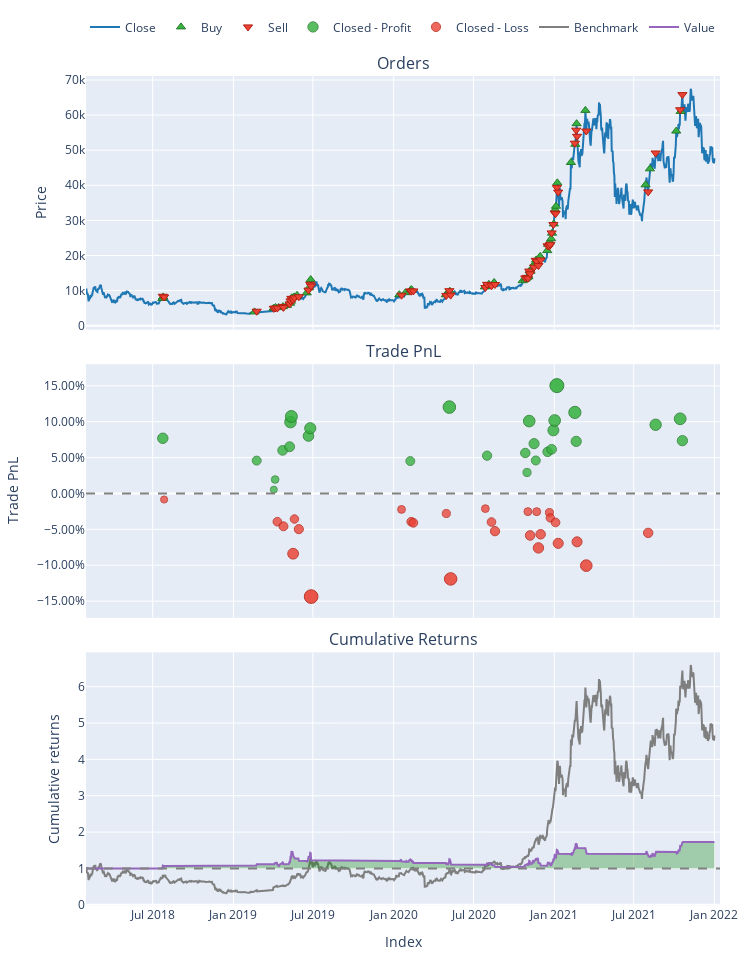

Notebook cell for this chart:
### Code cell
port.plot().show()

### Figure 1 — Plotly figure (JSON) as saved in the notebook; plotly's stock layout.template omitted (floating-point values rounded to 4 significant figures; data arrays with more than 128 entries replaced by an {"elided": "..."} marker saying what was removed)
{"data": [{"legendgroup": "0", "line": {"color": "#1f77b4"}, "name": "Close", "showlegend": true, "type": "scatter", "uid": "eeef7fd0-f550-40b5-9dc6-ad43eef0c07b", "x": {"elided": "1433 str values"}, "xaxis": "x", "y": {"elided": "1433 float values"}, "yaxis": "y"}, {"customdata": {"elided": "55x3 float values"}, "hovertemplate": "Order Id: %{customdata[0]}<br>Timestamp: %{x}<br>Price: %{y}<br>Size: %{customdata[1]:.6f}<br>Fees: %{customdata[2]:.6f}", "legendgroup": "1", "marker": {"color": "#37B13F", "line": {"color": "rgb(38,123,44)", "width": 1}, "size": 8, "symbol": "triangle-up"}, "mode": "markers", "name": "Buy", "type": "scatter", "uid": "d0486f97-a499-44cd-99c2-5a316ef5cb51", "x": ["2018-07-23T00:00:00", "2018-07-25T00:00:00", "2019-02-18T00:00:00", "2019-04-02T00:00:00", "2019-04-04T00:00:00", "2019-04-07T00:00:00", "2019-04-14T00:00:00", "2019-04-24T00:00:00", "2019-05-03T00:00:00", "2019-05-10T00:00:00", "2019-05-12T00:00:00", "2019-05-14T00:00:00", "2019-05-19T00:00:00", "2019-05-26T00:00:00", "2019-06-17T00:00:00", "2019-06-22T00:00:00", "2019-06-26T00:00:00", "2020-01-14T00:00:00", "2020-01-28T00:00:00", "2020-02-09T00:00:00", "2020-02-11T00:00:00", "2020-04-29T00:00:00", "2020-05-01T00:00:00", "2020-05-08T00:00:00", "2020-07-27T00:00:00", "2020-07-29T00:00:00", "2020-08-05T00:00:00", "2020-08-17T00:00:00", "2020-10-21T00:00:00", "2020-10-28T00:00:00", "2020-11-01T00:00:00", "2020-11-03T00:00:00", "2020-11-06T00:00:00", "2020-11-08T00:00:00", "2020-11-17T00:00:00", "2020-11-21T00:00:00", "2020-11-23T00:00:00", "2020-11-30T00:00:00", "2020-12-16T00:00:00", "2020-12-18T00:00:00", "2020-12-22T00:00:00", "2020-12-25T00:00:00", "2020-12-27T00:00:00", "2020-12-31T00:00:00", "2021-01-03T00:00:00", "2021-01-05T00:00:00", "2021-01-08T00:00:00", "2021-02-08T00:00:00", "2021-02-18T00:00:00", "2021-02-21T00:00:00", "2021-03-13T00:00:00", "2021-07-28T00:00:00", "2021-08-07T00:00:00", "2021-10-06T00:00:00", "2021-10-16T00:00:00"], "xaxis": "x", "y": [7740.0, 8196.0, 3908.0, 4869.0, 4911.0, 5183.0, 5144.0, 5429.0, 5787.0, 6389.0, 6985.0, 7967.0, 8169.0, 8636.0, 9337.0, 10760.0, 13130.0, 8832.0, 9398.0, 10180.0, 10250.0, 8801.0, 8849.0, 9825.0, 11060.0, 11130.0, 11770.0, 12310.0, 12810.0, 13300.0, 13800.0, 14060.0, 15620.0, 15510.0, 17700.0, 18750.0, 18410.0, 19750.0, 21390.0, 23170.0, 23870.0, 24770.0, 26350.0, 29000.0, 33080.0, 34030.0, 40680.0, 46490.0, 51680.0, 57550.0, 61340.0, 40120.0, 44680.0, 55450.0, 61030.0], "yaxis": "y"}, {"customdata": {"elided": "55x3 float values"}, "hovertemplate": "Order Id: %{customdata[0]}<br>Timestamp: %{x}<br>Price: %{y}<br>Size: %{customdata[1]:.6f}<br>Fees: %{customdata[2]:.6f}", "legendgroup": "2", "marker": {"color": "#EA4335", "line": {"color": "rgb(181,31,18)", "width": 1}, "size": 8, "symbol": "triangle-down"}, "mode": "markers", "name": "Sell", "type": "scatter", "uid": "736cbbe7-4665-4178-9efb-ce5371279a37", "x": ["2018-07-24T00:00:00", "2018-07-27T00:00:00", "2019-02-23T00:00:00", "2019-04-03T00:00:00", "2019-04-06T00:00:00", "2019-04-11T00:00:00", "2019-04-23T00:00:00", "2019-04-25T00:00:00", "2019-05-09T00:00:00", "2019-05-11T00:00:00", "2019-05-13T00:00:00", "2019-05-17T00:00:00", "2019-05-20T00:00:00", "2019-05-30T00:00:00", "2019-06-21T00:00:00", "2019-06-25T00:00:00", "2019-06-27T00:00:00", "2020-01-19T00:00:00", "2020-02-08T00:00:00", "2020-02-10T00:00:00", "2020-02-15T00:00:00", "2020-04-30T00:00:00", "2020-05-07T00:00:00", "2020-05-10T00:00:00", "2020-07-28T00:00:00", "2020-08-01T00:00:00", "2020-08-11T00:00:00", "2020-08-19T00:00:00", "2020-10-27T00:00:00", "2020-10-31T00:00:00", "2020-11-02T00:00:00", "2020-11-05T00:00:00", "2020-11-07T00:00:00", "2020-11-16T00:00:00", "2020-11-20T00:00:00", "2020-11-22T00:00:00", "2020-11-26T00:00:00", "2020-12-01T00:00:00", "2020-12-17T00:00:00", "2020-12-21T00:00:00", "2020-12-23T00:00:00", "2020-12-26T00:00:00", "2020-12-30T00:00:00", "2021-01-02T00:00:00", "2021-01-04T00:00:00", "2021-01-07T00:00:00", "2021-01-10T00:00:00", "2021-02-17T00:00:00", "2021-02-20T00:00:00", "2021-02-22T00:00:00", "2021-03-15T00:00:00", "2021-08-03T00:00:00", "2021-08-20T00:00:00", "2021-10-15T00:00:00", "2021-10-20T00:00:00"], "xaxis": "x", "y": [8376.0, 8168.0, 4107.0, 4920.0, 5031.0, 5005.0, 5480.0, 5207.0, 6194.0, 7059.0, 7771.0, 7337.0, 7918.0, 8249.0, 10130.0, 11790.0, 11300.0, 8680.0, 9870.0, 9827.0, 9880.0, 8598.0, 9961.0, 8701.0, 10880.0, 11770.0, 11360.0, 11730.0, 13600.0, 13760.0, 13520.0, 15550.0, 14780.0, 16670.0, 18610.0, 18370.0, 17110.0, 18720.0, 22740.0, 22660.0, 23170.0, 26430.0, 28800.0, 32100.0, 31910.0, 39330.0, 38050.0, 51990.0, 55700.0, 53950.0, 55470.0, 38110.0, 49200.0, 61520.0, 65840.0], "yaxis": "y"}, {"customdata": [[0, 0, 7.676, 0.07695], [2, 2, 4.88, 0.04582], [3, 3, 0.6029, 0.005414], [4, 4, 2.178, 0.01945], [6, 6, 6.585, 0.06005], [8, 8, 7.219, 0.06507], [9, 9, 11.75, 0.09949], [10, 10, 13.94, 0.1073], [14, 14, 9.68, 0.08017], [15, 15, 11.86, 0.09098], [18, 18, 5.382, 0.04517], [22, 22, 13.43, 0.1204], [25, 25, 5.678, 0.05267], [28, 28, 5.828, 0.05644], [29, 29, 3.193, 0.02927], [31, 31, 11.04, 0.1009], [33, 33, 7.877, 0.06946], [34, 34, 5.581, 0.04602], [38, 38, 6.254, 0.05802], [41, 41, 6.601, 0.06155], [42, 42, 10.01, 0.08798], [43, 43, 12.59, 0.1017], [45, 45, 19.67, 0.1503], [47, 47, 15.82, 0.113], [48, 48, 11.31, 0.07259], [52, 52, 12.7, 0.09579], [53, 53, 15.12, 0.1041], [54, 54, 11.8, 0.0736]], "hovertemplate": "Exit Trade Id: %{customdata[0]}<br>Position Id: %{customdata[1]}<br>Exit Timestamp: %{x}<br>PnL: %{customdata[2]:.6f}<br>Return: %{customdata[3]:.2%}", "legendgroup": "3", "marker": {"color": "#37B13F", "line": {"color": "rgb(38,123,44)", "width": 1}, "opacity": [0.8241, 0.7918, 0.75, 0.7645, 0.8066, 0.8118, 0.8474, 0.8555, 0.8274, 0.8386, 0.7912, 0.869, 0.7989, 0.8028, 0.7747, 0.8488, 0.8163, 0.792, 0.8045, 0.8081, 0.8355, 0.8497, 0.9, 0.8613, 0.8195, 0.8436, 0.8522, 0.8206], "size": [10.46, 8.952, 7, 7.678, 9.639, 9.882, 11.54, 11.92, 10.61, 11.13, 8.921, 12.55, 9.283, 9.465, 8.153, 11.61, 10.09, 8.962, 9.541, 9.712, 10.99, 11.65, 14, 12.2, 10.25, 11.37, 11.77, 10.29], "symbol": "circle"}, "mode": "markers", "name": "Closed - Profit", "type": "scatter", "uid": "c297320c-4f22-42ce-a080-574275d659ce", "x": ["2018-07-24T00:00:00", "2019-02-23T00:00:00", "2019-04-03T00:00:00", "2019-04-06T00:00:00", "2019-04-23T00:00:00", "2019-05-09T00:00:00", "2019-05-11T00:00:00", "2019-05-13T00:00:00", "2019-06-21T00:00:00", "2019-06-25T00:00:00", "2020-02-08T00:00:00", "2020-05-07T00:00:00", "2020-08-01T00:00:00", "2020-10-27T00:00:00", "2020-10-31T00:00:00", "2020-11-05T00:00:00", "2020-11-16T00:00:00", "2020-11-20T00:00:00", "2020-12-17T00:00:00", "2020-12-26T00:00:00", "2020-12-30T00:00:00", "2021-01-02T00:00:00", "2021-01-07T00:00:00", "2021-02-17T00:00:00", "2021-02-20T00:00:00", "2021-08-20T00:00:00", "2021-10-15T00:00:00", "2021-10-20T00:00:00"], "xaxis": "x2", "y": [0.07695, 0.04582, 0.005414, 0.01945, 0.06005, 0.06507, 0.09949, 0.1073, 0.08017, 0.09098, 0.04517, 0.1204, 0.05267, 0.05644, 0.02927, 0.1009, 0.06946, 0.04602, 0.05802, 0.06155, 0.08798, 0.1017, 0.1503, 0.113, 0.07259, 0.09579, 0.1041, 0.0736], "yaxis": "y2"}, {"customdata": [[1, 1, -0.9028, -0.008405], [5, 5, -4.489, -0.03933], [7, 7, -5.316, -0.04574], [11, 11, -12.07, -0.08394], [12, 12, -4.689, -0.03559], [13, 13, -6.316, -0.04971], [16, 16, -20.44, -0.1437], [17, 17, -2.702, -0.02218], [19, 19, -4.894, -0.0393], [20, 20, -4.892, -0.04088], [21, 21, -3.202, -0.0279], [23, 23, -14.88, -0.1191], [24, 24, -2.324, -0.02111], [26, 26, -4.515, -0.03979], [27, 27, -5.724, -0.05253], [30, 30, -2.837, -0.02527], [32, 32, -7.045, -0.05849], [35, 35, -3.213, -0.02533], [36, 36, -9.374, -0.07582], [37, 37, -6.501, -0.05689], [39, 39, -3.036, -0.02663], [40, 40, -3.782, -0.03407], [44, 44, -5.508, -0.04039], [46, 46, -10.46, -0.06947], [49, 49, -11.26, -0.06739], [50, 50, -15.67, -0.1005], [51, 51, -7.705, -0.05493]], "hovertemplate": "Exit Trade Id: %{customdata[0]}<br>Position Id: %{customdata[1]}<br>Exit Timestamp: %{x}<br>PnL: %{customdata[2]:.6f}<br>Return: %{customdata[3]:.2%}", "legendgroup": "4", "marker": {"color": "#EA4335", "line": {"color": "rgb(181,31,18)", "width": 1}, "opacity": [0.7531, 0.7851, 0.7917, 0.8313, 0.7812, 0.7959, 0.8931, 0.7674, 0.7851, 0.7867, 0.7733, 0.8677, 0.7662, 0.7856, 0.7988, 0.7706, 0.8049, 0.7706, 0.8229, 0.8033, 0.772, 0.7797, 0.7862, 0.8163, 0.8142, 0.8485, 0.8013], "size": [7.145, 8.638, 8.948, 10.79, 8.458, 9.14, 13.68, 7.81, 8.637, 8.714, 8.086, 12.49, 7.758, 8.661, 9.276, 7.959, 9.564, 7.962, 10.4, 9.487, 8.025, 8.384, 8.69, 10.09, 9.994, 11.6, 9.392], "symbol": "circle"}, "mode": "markers", "name": "Closed - Loss", "type": "scatter", "uid": "5a7d4bb8-9756-4447-8c75-2606b9cb5ecf", "x": ["2018-07-27T00:00:00", "2019-04-11T00:00:00", "2019-04-25T00:00:00", "2019-05-17T00:00:00", "2019-05-20T00:00:00", "2019-05-30T00:00:00", "2019-06-27T00:00:00", "2020-01-19T00:00:00", "2020-02-10T00:00:00", "2020-02-15T00:00:00", "2020-04-30T00:00:00", "2020-05-10T00:00:00", "2020-07-28T00:00:00", "2020-08-11T00:00:00", "2020-08-19T00:00:00", "2020-11-02T00:00:00", "2020-11-07T00:00:00", "2020-11-22T00:00:00", "2020-11-26T00:00:00", "2020-12-01T00:00:00", "2020-12-21T00:00:00", "2020-12-23T00:00:00", "2021-01-04T00:00:00", "2021-01-10T00:00:00", "2021-02-22T00:00:00", "2021-03-15T00:00:00", "2021-08-03T00:00:00"], "xaxis": "x2", "y": [-0.008405, -0.03933, -0.04574, -0.08394, -0.03559, -0.04971, -0.1437, -0.02218, -0.0393, -0.04088, -0.0279, -0.1191, -0.02111, -0.03979, -0.05253, -0.02527, -0.05849, -0.02533, -0.07582, -0.05689, -0.02663, -0.03407, -0.04039, -0.06947, -0.06739, -0.1005, -0.05493], "yaxis": "y2"}, {"legendgroup": "5", "line": {"color": "#7f7f7f"}, "name": "Benchmark", "showlegend": true, "type": "scatter", "uid": "2e8e450b-50ad-47ef-8354-f0a48b5a8278", "x": {"elided": "1433 str values"}, "xaxis": "x3", "y": {"elided": "1433 float values"}, "yaxis": "y3"}, {"hoverinfo": "skip", "legendgroup": "6", "line": {"color": "rgba(0, 0, 0, 0)", "width": 0}, "opacity": 0, "showlegend": false, "type": "scatter", "uid": "0022927f-98f8-417f-bd0a-f59a279ed797", "x": {"elided": "1433 str values"}, "xaxis": "x3", "y": {"elided": "1433 int values"}, "yaxis": "y3"}, {"connectgaps": false, "fill": "tonexty", "fillcolor": "rgba(0, 128, 0, 0.3)", "hoverinfo": "skip", "legendgroup": "6", "line": {"color": "rgba(0, 0, 0, 0)", "width": 0}, "opacity": 0, "showlegend": false, "type": "scatter", "uid": "077046d6-9f03-41c9-96d4-59c6ec7b452f", "x": {"elided": "1433 str values"}, "xaxis": "x3", "y": {"elided": "1433 float values"}, "yaxis": "y3"}, {"hoverinfo": "skip", "legendgroup": "6", "line": {"color": "rgba(0, 0, 0, 0)", "width": 0}, "opacity": 0, "showlegend": false, "type": "scatter", "uid": "196682ae-0c3b-489f-8b98-eccb60df71b8", "x": {"elided": "1433 str values"}, "xaxis": "x3", "y": {"elided": "1433 int values"}, "yaxis": "y3"}, {"connectgaps": false, "fill": "tonexty", "fillcolor": "rgba(255, 0, 0, 0.3)", "hoverinfo": "skip", "legendgroup": "6", "line": {"color": "rgba(0, 0, 0, 0)", "width": 0}, "opacity": 0, "showlegend": false, "type": "scatter", "uid": "f9a19112-f245-49e9-bc30-50a3e8109626", "x": {"elided": "1433 str values"}, "xaxis": "x3", "y": {"elided": "1433 float values"}, "yaxis": "y3"}, {"legendgroup": "7", "line": {"color": "#9467bd"}, "name": "Value", "showlegend": true, "type": "scatter", "uid": "352fdac7-0fc0-4240-b5f2-01aad26c518d", "x": {"elided": "1433 str values"}, "xaxis": "x3", "y": {"elided": "1433 float values"}, "yaxis": "y3"}, {"hoverinfo": "skip", "legendgroup": "6", "line": {"color": "rgba(0, 0, 0, 0)", "width": 0}, "opacity": 0, "showlegend": false, "type": "scatter", "uid": "0724426e-1351-4a2c-b4a6-ac4ed69be238", "x": {"elided": "1433 str values"}, "xaxis": "x3", "y": {"elided": "1433 int values"}, "yaxis": "y3"}], "layout": {"annotations": [{"font": {"size": 16}, "showarrow": false, "text": "Orders", "x": 0.5, "xanchor": "center", "xref": "paper", "y": 1, "yanchor": "bottom", "yref": "paper"}, {"font": {"size": 16}, "showarrow": false, "text": "Trade PnL", "x": 0.5, "xanchor": "center", "xref": "paper", "y": 0.6528, "yanchor": "bottom", "yref": "paper"}, {"font": {"size": 16}, "showarrow": false, "text": "Cumulative Returns", "x": 0.5, "xanchor": "center", "xref": "paper", "y": 0.3056, "yanchor": "bottom", "yref": "paper"}], "height": 960, "legend": {"orientation": "h", "traceorder": "normal", "x": 1, "xanchor": "right", "y": 1.042, "yanchor": "bottom"}, "margin": {"b": 30, "l": 30, "r": 30, "t": 30}, "shapes": [{"line": {"color": "gray", "dash": "dash"}, "type": "line", "x0": 0, "x1": 1, "xref": "paper", "y0": 0, "y1": 0, "yref": "y2"}, {"line": {"color": "gray", "dash": "dash"}, "type": "line", "x0": 0, "x1": 1, "xref": "paper", "y0": 1, "y1": 1, "yref": "y3"}], "showlegend": true, "width": 750, "xaxis": {"anchor": "y", "domain": [0, 1], "matches": "x3", "showticklabels": false}, "xaxis2": {"anchor": "y2", "domain": [0, 1], "matches": "x3", "showticklabels": false}, "xaxis3": {"anchor": "y3", "domain": [0, 1], "title": {"text": "Index"}}, "yaxis": {"anchor": "x", "domain": [0.6944, 1], "title": {"text": "Price"}}, "yaxis2": {"anchor": "x2", "domain": [0.3472, 0.6528], "tickformat": ".2%", "title": {"text": "Trade PnL"}}, "yaxis3": {"anchor": "x3", "domain": [0, 0.3056], "title": {"text": "Cumulative returns"}}}}
